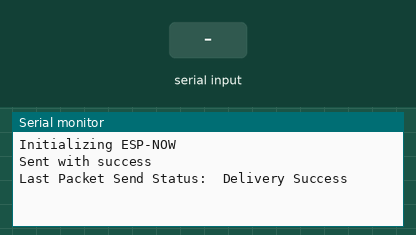
This program was run on a simulated ESP32. Shown: the last lines printed to the serial monitor. The test bench sets the inputs (shaded band).

Above: at 2.3 s.
2.4 s: "w" received over Serial
At 3.3 s:
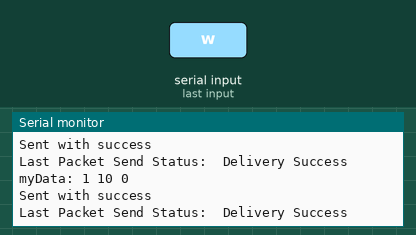
4.0 s: "W" received over Serial
At 4.6 s:
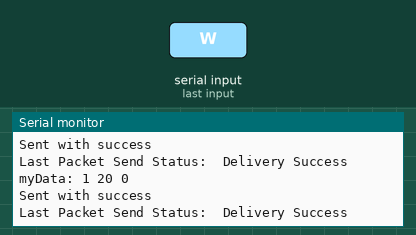

The program:

main.cpp
```cpp
/*
  IranOpen 2024 Final Av Remote Code
  Authors: Kian Khatibi
  Date: Spring 2024
*/

#include <Arduino.h>
#include <WiFi.h>
#include <esp_now.h>
#include <string.h>

// MAC Address: A8:42:E3:A9:E5:6C -> Transmitter
// MAC Address: 70:B8:F6:85:D6:34-> Main Receiver(Control ESP)
//              C8:F0:9E:E7:32:40 -> Support Receiver(Control ESP)
// static uint8_t broadcastAddress[6] = {0x70, 0xB8, 0xF6, 0x85, 0xD6, 0x34};
static uint8_t broadcastAddress[6] = {0xC8,0xF0,0x9E,0xE7,0x32,0x40};

typedef struct struct_message
{
  bool remote;
  int speed_val, steer_val;
} struct_message;

struct_message myData;

esp_now_peer_info_t peerInfo;
char input;
bool speed_change = 1, steer_change = 1;
int speed = 0, steer = 0;
String input_str = "";
esp_err_t result;
bool send = 0, stop = 0;
void OnDataSent(const uint8_t *mac_addr, esp_now_send_status_t status)
{
  Serial.print("\r\nLast Packet Send Status:\t");
  Serial.println(status == ESP_NOW_SEND_SUCCESS ? "Delivery Success" : "Delivery Fail");
}

void setup()
{
  Serial.begin(115200);
  delay(1000);
  myData.remote = 1;
  myData.speed_val = 0;
  myData.steer_val = 0;
  WiFi.mode(WIFI_STA);

  Serial.print("Initializing ESP-NOW ");
  while (esp_now_init() != ESP_OK)
  {
    Serial.print('.');
    delay(1);
  }
  Serial.println(' ');
  esp_now_register_send_cb(OnDataSent);

  memcpy(peerInfo.peer_addr, broadcastAddress, 6);
  peerInfo.channel = 0;
  peerInfo.encrypt = false;

  if (esp_now_add_peer(&peerInfo) != ESP_OK)
  {
    Serial.println("Failed to add peer");
    return;
  }
  result = esp_now_send(broadcastAddress, (uint8_t *)&myData, sizeof(myData));

  if (result == ESP_OK)
  {
    Serial.println("Sent with success");
  }
  else
  {
    Serial.println("Error sending the data");
  }
  delay(100);
}

void loop()
{
  while (!(Serial.available() > 0))
  {
    delayMicroseconds(1);
  }
  if (Serial.available() > 0)
  {
    input = Serial.read();
    delay(100);
  }

  if ((input == 'w') || (input == 'W'))
  {
    myData.speed_val += 10;
    send = 1;
  }

  else if ((input == 'a') || (input == 'A'))
  {
    // myData.speed_val -= 10;
    myData.steer_val += 10;
    send = 1;
  }
  else if ((input == 's') || (input == 'S'))
  {
    myData.speed_val -= 10;
    // myData.steer_val = 0;
    send = 1;
  }
  else if ((input == 'd') || (input == 'D'))
  {
    // myData.speed_val -= 10;
    myData.steer_val -= 10;
    send = 1;
  }
  else if ((input == 'h') || (input == 'H'))
  {
    myData.speed_val = 0;
    myData.steer_val = 0;
    send = 1;
    stop = 1;
  }
  else if ((input == 'o') || (input == 'O'))
  {
    myData.speed_val = 0;
    myData.steer_val = 0;
    send = 1;
  }

  Serial.print("myData: ");
  Serial.print(myData.remote);
  Serial.print(' ');
  Serial.print(myData.speed_val);
  Serial.print(' ');
  Serial.println(myData.steer_val);

  if (myData.remote == 1 && send == 1)
  {
    if (stop == 'o')
    {
      myData.remote = 0;
    }
    esp_err_t result = esp_now_send(broadcastAddress, (uint8_t *)&myData, sizeof(myData));

    if (result == ESP_OK)
    {
      Serial.println("Sent with success");
    }
    else
    {
      Serial.println("Error sending the data");
    }
    send = 0;
    delay(100);
  }
}
```

Measured:
- after the input at 2.4 s, the serial monitor: prints a new line after 0.10 s (image 1)
- after the input at 4.0 s, the serial monitor: prints a new line after 0.10 s (image 2)
